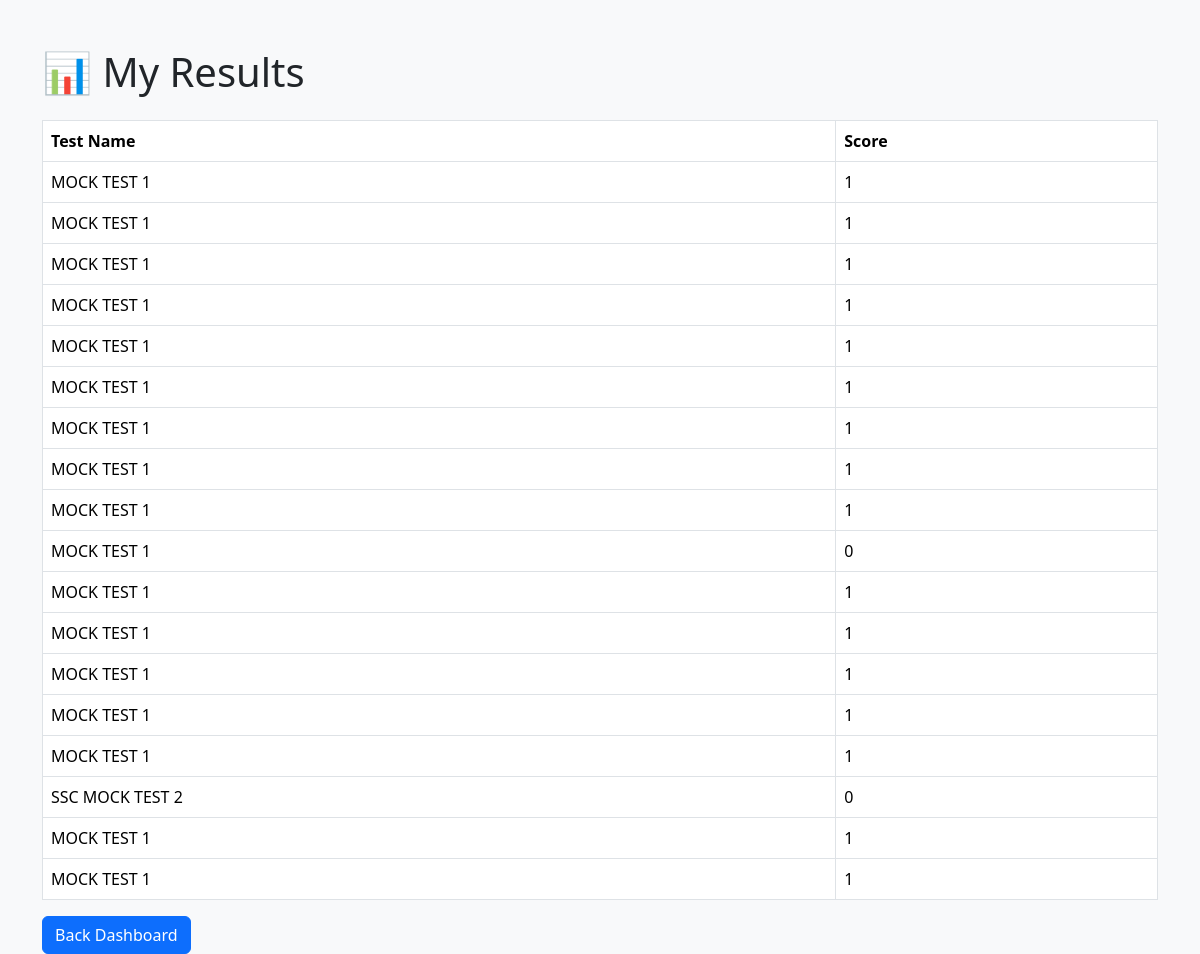
Page /my_results (signed in) on the committed database.
### tables this page shows
CREATE TABLE results(
    id INTEGER PRIMARY KEY AUTOINCREMENT,
    user_id INTEGER,
    test_id INTEGER,
    score INTEGER
);

CREATE TABLE tests(
    id INTEGER PRIMARY KEY AUTOINCREMENT,
    test_name TEXT NOT NULL,
    category_id INTEGER,
    duration INTEGER
);

### app.py (the view)
@app.route("/my_results")
def my_results():
    if "user_id" not in session:
        return redirect("/login")
    conn = sqlite3.connect(
        "mocktest.db"
    )
    cursor = conn.cursor()
    cursor.execute(
        """
        SELECT tests.test_name,
               results.score
        FROM results

        JOIN tests
        ON results.test_id =
           tests.id

        WHERE results.user_id=?
        """,
        (session["user_id"],)
    )
    results = cursor.fetchall()
    conn.close()
    return render_template(
        "my_results.html",
        results=results
    )

### templates/my_results.html (shortened to what this page needs)
<!DOCTYPE html>
<html>
<head>
<link href="https://cdn.jsdelivr.net/npm/bootstrap@5.3.3/dist/css/bootstrap.min.css" rel="stylesheet">
</head>
<body class="bg-light">
<div class="container mt-5">
<h1 class="mb-4">
📊 My Results
</h1>
<table class="table table-bordered bg-white">
<tr>
<th>Test Name</th>
<th>Score</th>
</tr>
{% for result in results %}
<tr>
<td>{{ result[0] }}</td>
<td>{{ result[1] }}</td>
</tr>
{% endfor %}
</table>
<a href="/dashboard"
class="btn btn-primary">
Back Dashboard
</a>
</div>
</body>
</html>

### rows in the picture
results: test_name "MOCK TEST 1", score "1"
results: test_name "MOCK TEST 1", score "1"
results: test_name "MOCK TEST 1", score "1"
results: test_name "MOCK TEST 1", score "1"
results: test_name "MOCK TEST 1", score "1"
results: test_name "MOCK TEST 1", score "1"
results: test_name "MOCK TEST 1", score "1"
results: test_name "MOCK TEST 1", score "1"
results: test_name "MOCK TEST 1", score "1"
results: test_name "MOCK TEST 1", score "0"
results: test_name "MOCK TEST 1", score "1"
results: test_name "MOCK TEST 1", score "1"
results: test_name "MOCK TEST 1", score "1"
results: test_name "MOCK TEST 1", score "1"
results: test_name "MOCK TEST 1", score "1"
results: test_name "SSC MOCK TEST 2", score "0"
results: test_name "MOCK TEST 1", score "1"
results: test_name "MOCK TEST 1", score "1"
